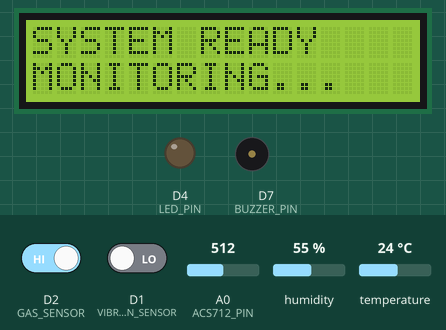
This sketch was run on a simulated ESP8266 (NodeMCU). Parts: 16×2 character LCD, output pins drawn as LEDs (lit = HIGH), buzzer (waves = sounding, pin HIGH). Dashed ring = blinking. Inputs (shaded band) come from the test bench; at power-on: humidity 55 %, D1 (VIBRATION_SENSOR) LOW, temperature 24 °C, D2 (GAS_SENSOR) HIGH, A0 (ACS712_PIN) = 512. What the sketch prints to the serial monitor is not drawn.

Above: at 2.7 s.
At 5.3 s:
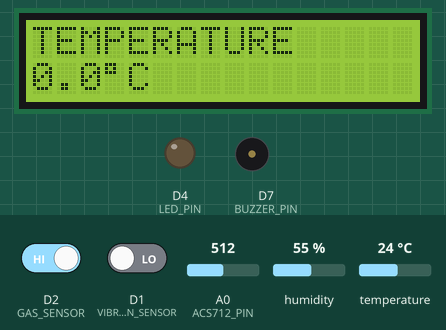
5.4 s: humidity set to 89 %
9.7 s: humidity set to 92 %
12.1 s: D1 (VIBRATION_SENSOR) driven HIGH
At 12.26 s:
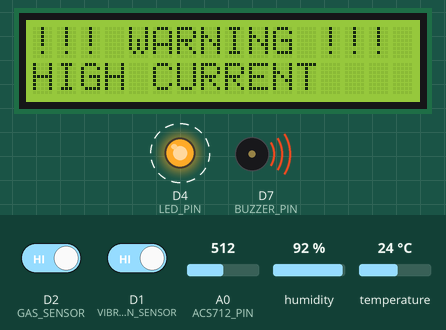
17.1 s: temperature set to 39 °C
At 21.3 s:
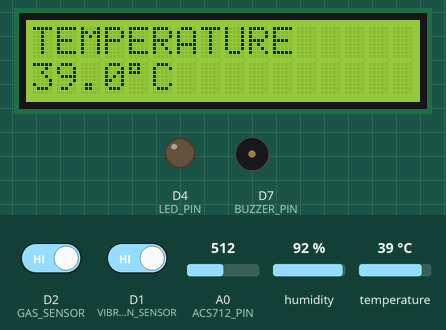
23.0 s: temperature set to 42 °C
28.9 s: D2 (GAS_SENSOR) driven LOW
At 29.52 s:
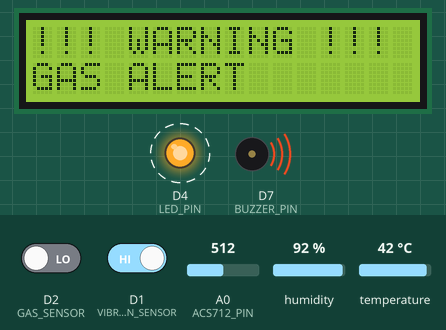
Timing chart, 0 to 45.7 s (numbered marks = the images above; inputs shaded):
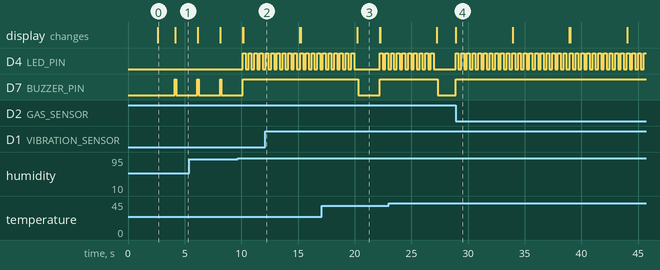

Measured:
- after the input at 12.1 s, D7 (BUZZER_PIN): stays HIGH (without the input it goes to LOW after 3.2 s)
- after the input at 28.9 s, D7 (BUZZER_PIN): LOW → HIGH after 0.00 s instead of 0.32 s; the display: changes at once (image 4)
- by itself, D4 (LED_PIN): alternates HIGH for 0.25 s and LOW for 0.25 s
- by itself, D7 (BUZZER_PIN): alternates HIGH for 0.12 s and LOW for 1.9 s
- what the display in image 0 shows lasts 1.6 s, from 2.6 s to 4.2 s
- what the display in image 3 shows lasts 2.0 s, from 20.2 s to 22.2 s

The sketch:

bomm.ino
```cpp
#include <Wire.h>
#include <LiquidCrystal_I2C.h>
#include <DHT.h>

// =================================================
// PIN DEFINITIONS
// =================================================

#define DHTPIN D3
#define DHTTYPE DHT11

#define GAS_SENSOR D2
#define VIBRATION_SENSOR D1

#define ACS712_PIN A0

#define LED_PIN D4
#define BUZZER_PIN D7

#define LCD_SDA D5
#define LCD_SCL D6

// =================================================
// LCD
// =================================================

LiquidCrystal_I2C lcd(0x27, 16, 2);

// =================================================
// DHT
// =================================================

DHT dht(DHTPIN, DHTTYPE);

// =================================================
// LIMITS
// =================================================

#define MAX_TEMP 40.0
#define MAX_HUMIDITY 90.0
#define MAX_CURRENT_RAW 100

// =================================================
// TIMING
// =================================================

#define SENSOR_TIME 2000
#define ALARM_TIME 5000
#define BEEP_TIME 120

// =================================================
// VARIABLES
// =================================================

int sensorPage = 0;

unsigned long pageStart = 0;
unsigned long alarmStart = 0;
unsigned long beepStart = 0;
unsigned long blinkStart = 0;

bool alarmActive = false;
bool beepActive = false;
bool ledState = false;

String alarmReason = "";

// Sensor values

float temperature = 0;
float humidity = 0;

int gasValue = 0;
int currentRaw = 0;

// =================================================
// VIBRATION FILTER
// =================================================

bool vibrationDetected()
{
  static unsigned long lastTriggerTime = 0;

  // Ignore repeated triggers for 3 seconds
  if (millis() - lastTriggerTime < 3000)
    return false;

  int highCount = 0;

  for (int i = 0; i < 20; i++)
  {
    if (digitalRead(VIBRATION_SENSOR) == HIGH)
    {
      highCount++;
    }

    delay(2);
  }

  if (highCount >= 15)
  {
    lastTriggerTime = millis();
    return true;
  }

  return false;
}

// =================================================
// SETUP
// =================================================

void setup()
{
  Serial.begin(115200);

  Wire.begin(LCD_SDA, LCD_SCL);

  lcd.init();
  lcd.backlight();

  dht.begin();

  pinMode(GAS_SENSOR, INPUT);

  // IMPORTANT
  pinMode(VIBRATION_SENSOR, INPUT);

  pinMode(LED_PIN, OUTPUT);
  pinMode(BUZZER_PIN, OUTPUT);

  digitalWrite(LED_PIN, LOW);
  digitalWrite(BUZZER_PIN, LOW);

  lcd.clear();
  lcd.setCursor(0, 0);
  lcd.print("INDUSTRIAL IoT");

  lcd.setCursor(0, 1);
  lcd.print("SYSTEM START");

  delay(2500);

  lcd.clear();
  lcd.setCursor(0, 0);
  lcd.print("SYSTEM READY");

  lcd.setCursor(0, 1);
  lcd.print("MONITORING...");

  delay(1500);

  sensorPage = 0;
  pageStart = millis();

  shortBeep();
  showSensor();
}

// =================================================
// MAIN LOOP
// =================================================

void loop()
{
  temperature = dht.readTemperature();
  humidity = dht.readHumidity();

  gasValue = digitalRead(GAS_SENSOR);
  currentRaw = analogRead(ACS712_PIN);

  Serial.print("Vibration = ");
  Serial.println(digitalRead(VIBRATION_SENSOR));

  // =================================================
  // ALARM MODE
  // =================================================

  if (alarmActive)
  {
    if (millis() - blinkStart >= 250)
    {
      blinkStart = millis();

      ledState = !ledState;

      digitalWrite(LED_PIN, ledState);
    }

    digitalWrite(BUZZER_PIN, HIGH);

    if (millis() - alarmStart >= ALARM_TIME)
    {
      alarmActive = false;

      digitalWrite(BUZZER_PIN, LOW);
      digitalWrite(LED_PIN, LOW);

      ledState = false;

      nextSensor();
    }

    return;
  }

  // =================================================
  // CHECK ALARMS
  // =================================================

  if (sensorPage == 0)
  {
    if (!isnan(temperature) && temperature > MAX_TEMP)
    {
      startAlarm("HIGH TEMP");
      return;
    }
  }

  else if (sensorPage == 1)
  {
    if (!isnan(humidity) && humidity > MAX_HUMIDITY)
    {
      startAlarm("HIGH HUMID");
      return;
    }
  }

  else if (sensorPage == 2)
  {
    if (gasValue == LOW)
    {
      startAlarm("GAS ALERT");
      return;
    }
  }

  else if (sensorPage == 3)
  {
    if (currentRaw > MAX_CURRENT_RAW)
    {
      startAlarm("HIGH CURRENT");
      return;
    }
  }

  else if (sensorPage == 4)
  {
    if (vibrationDetected())
    {
      startAlarm("VIBRATION");
      return;
    }
  }

  // =================================================
  // NEXT SCREEN
  // =================================================

  if (millis() - pageStart >= SENSOR_TIME)
  {
    nextSensor();
  }

  // =================================================
  // SHORT BEEP TIMER
  // =================================================

  if (beepActive)
  {
    if (millis() - beepStart >= BEEP_TIME)
    {
      beepActive = false;
      digitalWrite(BUZZER_PIN, LOW);
    }
  }
}

// =================================================
// NEXT SENSOR
// =================================================

void nextSensor()
{
  sensorPage++;

  if (sensorPage > 4)
  {
    sensorPage = 0;
  }

  pageStart = millis();

  shortBeep();

  showSensor();
}

// =================================================
// SHORT BEEP
// =================================================

void shortBeep()
{
  beepActive = true;

  beepStart = millis();

  digitalWrite(BUZZER_PIN, HIGH);
}

// =================================================
// START ALARM
// =================================================

void startAlarm(String reason)
{
  alarmActive = true;

  alarmReason = reason;

  alarmStart = millis();

  blinkStart = millis();

  ledState = true;

  digitalWrite(LED_PIN, HIGH);
  digitalWrite(BUZZER_PIN, HIGH);

  lcd.clear();

  lcd.setCursor(0, 0);
  lcd.print("!!! WARNING !!!");

  lcd.setCursor(0, 1);
  lcd.print(reason);

  Serial.println();
  Serial.println("=================");
  Serial.print("ALARM: ");
  Serial.println(reason);
  Serial.println("=================");
}

// =================================================
// LCD DISPLAY
// =================================================

void showSensor()
{
  lcd.clear();

  if (sensorPage == 0)
  {
    lcd.setCursor(0, 0);
    lcd.print("TEMPERATURE");

    lcd.setCursor(0, 1);

    if (isnan(temperature))
    {
      lcd.print("ERROR");
    }
    else
    {
      lcd.print(temperature, 1);
      lcd.print((char)223);
      lcd.print("C");
    }
  }

  else if (sensorPage == 1)
  {
    lcd.setCursor(0, 0);
    lcd.print("HUMIDITY");

    lcd.setCursor(0, 1);

    if (isnan(humidity))
    {
      lcd.print("ERROR");
    }
    else
    {
      lcd.print(humidity, 1);
      lcd.print("%");
    }
  }

  else if (sensorPage == 2)
  {
    lcd.setCursor(0, 0);
    lcd.print("GAS SENSOR");

    lcd.setCursor(0, 1);

    if (gasValue == LOW)
      lcd.print("DETECTED");
    else
      lcd.print("NORMAL");
  }

  else if (sensorPage == 3)
  {
    lcd.setCursor(0, 0);
    lcd.print("CURRENT");

    lcd.setCursor(0, 1);

    lcd.print("RAW:");
    lcd.print(currentRaw);
  }

  else if (sensorPage == 4)
  {
    lcd.setCursor(0, 0);
    lcd.print("VIBRATION");

    lcd.setCursor(0, 1);

    if (digitalRead(VIBRATION_SENSOR) == HIGH)
      lcd.print("DETECTED");
    else
      lcd.print("NORMAL");
  }
}
```
